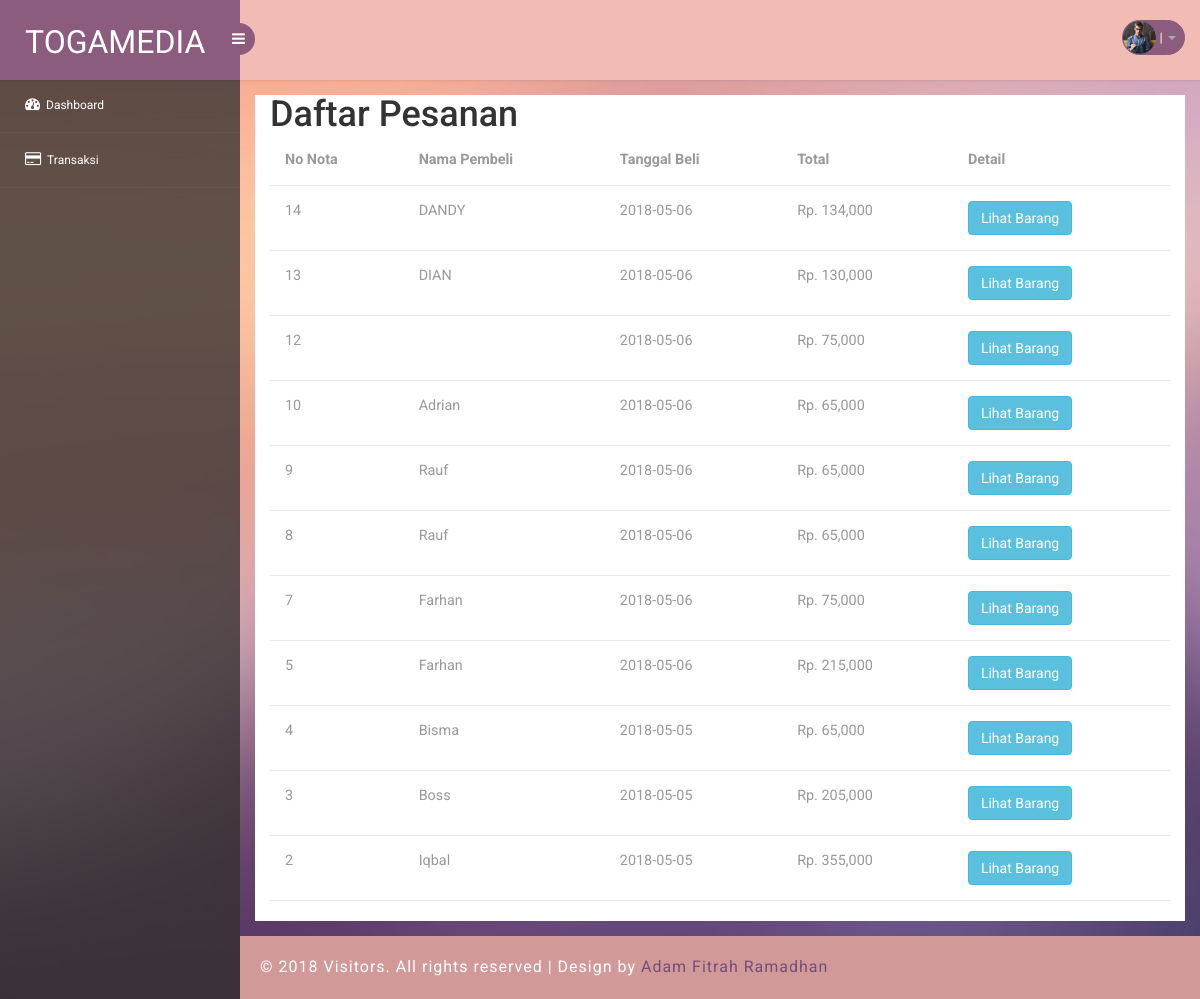
The page /index.php/transaksi/pesanan on the database its author committed.
### tables this page shows
CREATE TABLE `transaksi` (
  `kode_transaksi` int(11) NOT NULL,
  `nama_pembeli` varchar(100) NOT NULL,
  `total` int(20) NOT NULL,
  `tgl_beli` date NOT NULL
);

### application/controllers/Transaksi.php (called while the page is built, shortened)
<?php
class Transaksi extends CI_Controller{
  public function __construct()
  {
    $this->load->model('m_transaksi', 'transaksi');
    $this->load->model('m_buku', 'buku');
  }
  public function pesanan()
  {
      $data['konten'] = "pesanan";
      $data['judul'] = "Togamedia | Daftar Pesanan";
      $data['pesanan'] = $this->transaksi->tm_pesan();
      $this->load->view('template', $data);
  }
}

### index.php (called while the page is built, shortened)
<?php
require_once BASEPATH.'core/CodeIgniter.php';

### application/models/M_transaksi.php (called while the page is built, shortened)
<?php
class M_transaksi extends CI_Model{
    public function tm_pesan()
    {
      $tampilkan = $this->db->order_by('kode_transaksi', 'desc')
                            ->get('transaksi')->result();
      return $tampilkan;
    }
}

### application/views/pesanan.php (the view, shortened to what this page needs)
<div class="container-fluid" style="background-color: white">
  <h1>Daftar Pesanan</h1>
  <div class="box box-success">
    <div class="table-responsive">
      <table class="table">
        <tr>
          <th>No Nota</th>
          <th>Nama Pembeli</th>
          <th>Tanggal Beli</th>
          <th>Total</th>
          <th>Detail</th>
        </tr>
        <?php
        foreach ($pesanan as $psn): ?>
          <tr>
            <td><?=$psn->kode_transaksi?></td>
            <td><?=$psn->nama_pembeli?></td>
            <td><?=$psn->tgl_beli?></td>
            <td><?="Rp. ".number_format($psn->total)?></td>
            <td><a data-toggle="modal" data-target="#modaldet<?= $psn->kode_transaksi;?>" style="text-decoration:none" class="btn btn-info">Lihat Barang</a></td>
          </tr>
        <?php endforeach; ?>
      </table>
    </div>
  </div>
</div>

### aset/css/style.css (style rules this page uses)
h4, h5, h6, h1, h2, h3 { margin: 0; }
html, body { font-family: 'Roboto', sans-serif; font-size: 100%; overflow-x: hidden; background: url(../images/bg.jpg) no-repeat 0px 0px; background-size:cover; }
body a { transition: 0.5s all ease; -webkit-transition: 0.5s all ease; -moz-transition: 0.5s all ease; -o-transition: 0.5s all ease; -ms-transition: 0.5s all ease; text-decoration:none; }
h1,h2,h3,h4,h5,h6 { margin:0; }
.table>tbody>tr>td, .table>tbody>tr>th, .table>tfoot>tr>td, .table>tfoot>tr>th, .table>thead>tr>td, .table>thead>tr>th { border-bottom: 1px solid #e9e9e9 ! important; }
.table > thead > tr > th, .table > tbody > tr > th, .table > tfoot > tr > th, .table > thead > tr > td, .table > tbody > tr > td, .table > tfoot > tr > td { border-top: none !important; }
.table td, .table>tbody>tr>td, .table>tbody>tr>th, .table>tfoot>tr>td, .table>tfoot>tr>th, .table>thead>tr>td, .table>thead>tr>th { padding: 15px!important; }
.table > thead > tr > th, .table > tbody > tr > th, .table > tfoot > tr > th, .table > thead > tr > td, .table > tbody > tr > td, .table > tfoot > tr > td { font-size: 0.9em; color: #999; border-top: none !important; }

### rows shown on the page
transaksi: kode_transaksi "14", nama_pembeli "DANDY", tgl_beli "2018-05-06", total "134,000"
transaksi: kode_transaksi "13", nama_pembeli "DIAN", tgl_beli "2018-05-06", total "130,000"
transaksi: kode_transaksi "12", tgl_beli "2018-05-06", total "75,000"
transaksi: kode_transaksi "10", nama_pembeli "Adrian", tgl_beli "2018-05-06", total "65,000"
transaksi: kode_transaksi "9", nama_pembeli "Rauf", tgl_beli "2018-05-06", total "65,000"
transaksi: kode_transaksi "8", nama_pembeli "Rauf", tgl_beli "2018-05-06", total "65,000"
transaksi: kode_transaksi "7", nama_pembeli "Farhan", tgl_beli "2018-05-06", total "75,000"
transaksi: kode_transaksi "5", nama_pembeli "Farhan", tgl_beli "2018-05-06", total "215,000"
transaksi: kode_transaksi "4", nama_pembeli "Bisma", tgl_beli "2018-05-05", total "65,000"
transaksi: kode_transaksi "3", nama_pembeli "Boss", tgl_beli "2018-05-05", total "205,000"
transaksi: kode_transaksi "2", nama_pembeli "Iqbal", tgl_beli "2018-05-05", total "355,000"
